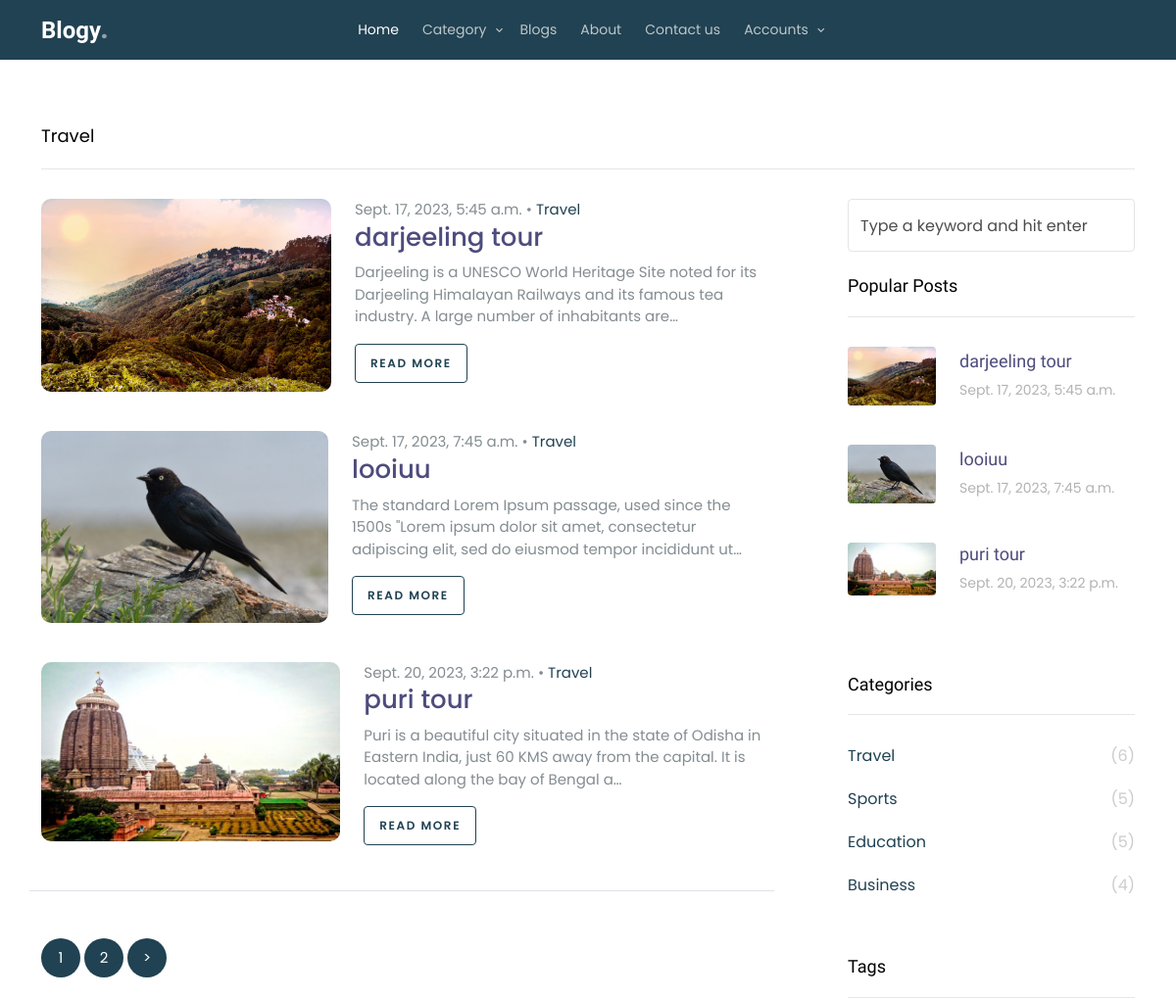
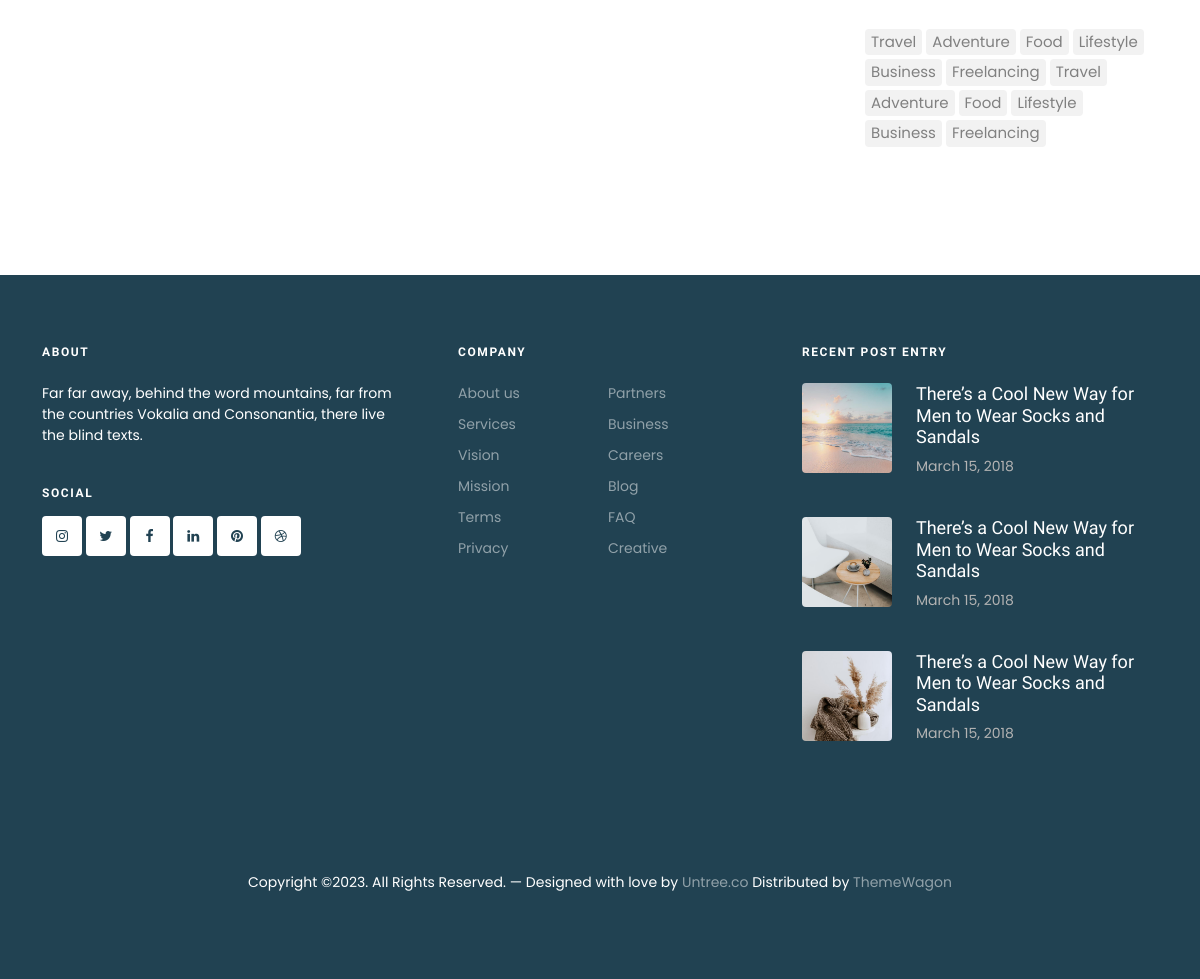
The app's page /category/Travel with its own data (2 pictures, top to bottom).
### myapp/models.py (models this page shows, shortened)
class BaseModel(models.Model):
    uid=models.UUIDField(default=uuid.uuid4,editable=False)
    created_at=models.DateTimeField(auto_now_add=True)
    updated_at=models.DateTimeField(auto_now=True)
    class Meta:
        abstract=True

class Category(BaseModel):
    category_name=models.CharField(max_length=100)

class Blog(BaseModel):
    user=models.ForeignKey(User,on_delete=models.CASCADE,related_name='blog_user')
    category=models.ForeignKey(Category,on_delete=models.CASCADE,related_name='category_blog')
    title=models.CharField(max_length=200)
    blog_slug=models.SlugField(verbose_name='auto_generated_slug',unique=True,editable=False,blank=True,default='')
    image=models.ImageField(upload_to='blog_img')
    description=models.TextField()

class Likes(BaseModel):
    user=models.ManyToManyField(User,related_name='like_user')
    blog=models.OneToOneField(Blog,on_delete=models.SET_NULL,related_name='blog_likes',null=True)
    like_count=models.IntegerField(default=0)

### myapp/views.py (the view)
# urls.py: path('category/<str:name>',views.category_wise_blog,name='category_wise_blog'),
def category_wise_blog(request,name):
    cat_obj=Category.objects.all()
    single_cat=Category.objects.get(category_name=name)
    user=request.user
    popular_blog=Likes.objects.alias(num_comments=Count('user')).order_by('-num_comments')[:3]
    blog_obj=Blog.objects.filter(category=single_cat)
    cats_obj=Category.objects.all()
    paginator = Paginator(blog_obj, 3)  # Show 25 contacts per page.
    page_number = request.GET.get("page")
    page_obj = paginator.get_page(page_number)
    total=page_obj.paginator.num_pages
    contex={
        'single_cat':single_cat,
        'blog_objs':blog_obj,
        'category_obj':cat_obj,
        'page_obj': page_obj,
        'cats_obj':cats_obj,
        'popular_blog':popular_blog,
        'total':[n+1 for n in range(total)],
    }
    return render(request,'category.html',contex)

### myapp/templates/category.html (shortened to what this page needs)
{% extends 'base.html' %}
{% load static %}
{% block content %}
	<div class="section search-result-wrap">
		<div class="container">
			<div class="row">
				{% if single_cat %}
				<div class="col-12">
					<div class="heading">{{single_cat.category_name}}</div>
				</div>
				{% endif %}
			</div>
			<div class="row posts-entry">
				<div class="col-lg-8">
					{% for i in page_obj %}
					<div class="blog-entry d-flex blog-entry-search-item">
						<a href="single.html" class="img-link me-4" style="width: 50rem;">
							<img src="{{i.image.url}}" alt="Image" class="img-fluid">
						</a>
						<div>
							<span class="date">{{i.created_at}} &bullet; <a href="#">{{i.category.category_name}}</a></span>
							<h2><a href="single.html">{{i.title}}</a></h2>
							<p>{{i.description | truncatechars:150}}</p>
							<p><a href="{% url 'single-blog' i.blog_slug %}" class="btn btn-sm btn-outline-primary">Read More</a></p>
						</div>
					</div>
					{% endfor %}
					<div class="row text-start pt-5 border-top">
						<div class="col-md-12">
							<div class="custom-pagination">
       {% for n in total %}
        <a href="?page={{n}}">{{n}}</a>
        {% endfor %}
        {%if page_obj.has_next %}
            <a href="?page={{page_obj.next_page_number}}">></a>
        {% endif %}
							</div>
						</div>
					</div>
				</div>
				<div class="col-lg-4 sidebar">
					<div class="sidebar-box search-form-wrap mb-4">
						<form action="{% url 'search' %}" method="POST" class="sidebar-search-form">
							<input type="text" class="form-control" id="s" placeholder="Type a keyword and hit enter" name="search">
						</form>
					</div>
					<div class="sidebar-box">
						<h3 class="heading">Popular Posts</h3>
						<div class="post-entry-sidebar">
							<ul>
								{% for i in popular_blog %}
								<li>
								  <a href="{% url 'single-blog' i.blog.blog_slug %}">
									<img src="{{i.blog.image.url}}" alt="Image placeholder" class="me-4 rounded">
									<div class="text">
									  <h4>{{i.blog.title}}</h4>
									  <div class="post-meta">
										<span class="mr-2">{{i.blog.created_at}}</span>
									  </div>
									</div>
								  </a>
								</li>
								{% endfor %}
							  </ul>
						</div>
					</div>
					<div class="sidebar-box">
						<h3 class="heading">Categories</h3>
						<ul class="categories">
						  {% for i in cats_obj %}
						  <li><a href="{% url 'category_wise_blog' i.category_name %}">{{i.category_name}} <span>({{i.category_blog.count}})</span></a></li>
						  {% endfor %}
						</ul>
					  </div>
					<div class="sidebar-box">
						<h3 class="heading">Tags</h3>
						<ul class="tags">
							<li><a href="#">Travel</a></li>
							<li><a href="#">Adventure</a></li>
							<li><a href="#">Food</a></li>
							<li><a href="#">Lifestyle</a></li>
							<li><a href="#">Business</a></li>
							<li><a href="#">Freelancing</a></li>
							<li><a href="#">Travel</a></li>
							<li><a href="#">Adventure</a></li>
							<li><a href="#">Food</a></li>
							<li><a href="#">Lifestyle</a></li>
							<li><a href="#">Business</a></li>
							<li><a href="#">Freelancing</a></li>
						</ul>
					</div>
				</div>
			</div>
		</div>
	</div>
{% endblock %}

### myapp/static/css/log.css (style rules this page uses)
* { margin: 0; padding: 0; box-sizing: border-box; font-family: 'Poppins',sans-serif; text-decoration: none; }
* { margin: 0; padding: 0; box-sizing: border-box; font-family: 'Poppins', sans-serif; }
body { display: grid; height: 100%; width: 100%; background-image: url('bg.jpg'); }

### records on screen
Category: category_name "Travel", category_blog.count "6"
Blog: image (picture), created_at "Sept. 17, 2023, 5:45 a.m.", category.category_name "Travel", title "darjeeling tour", description "Darjeeling is a UNESCO World Heritage Site noted for its Darjeeling Himalayan Railways and its famous tea industry. A large number of inhabitants are…"
Blog: image (picture), created_at "Sept. 17, 2023, 7:45 a.m.", category.category_name "Travel", title "looiuu", description "The standard Lorem Ipsum passage, used since the 1500s \"Lorem ipsum dolor sit amet, consectetur adipiscing elit, sed do eiusmod tempor incididunt ut…"
Blog: image (picture), created_at "Sept. 20, 2023, 3:22 p.m.", category.category_name "Travel", title "puri tour", description "Puri is a beautiful city situated in the state of Odisha in Eastern India, just 60 KMS away from the capital. It is located along the bay of Bengal a…"
Likes: blog.image (picture), blog "darjeeling tour", blog.created_at "Sept. 17, 2023, 5:45 a.m."
Likes: blog.image (picture), blog "looiuu", blog.created_at "Sept. 17, 2023, 7:45 a.m."
Likes: blog.image (picture), blog "puri tour", blog.created_at "Sept. 20, 2023, 3:22 p.m."
Category: category_name "Sports", category_blog.count "5"
Category: category_name "Education", category_blog.count "5"
Category: category_name "Business", category_blog.count "4"

### other values on screen
{{ n }} "1" "2"
